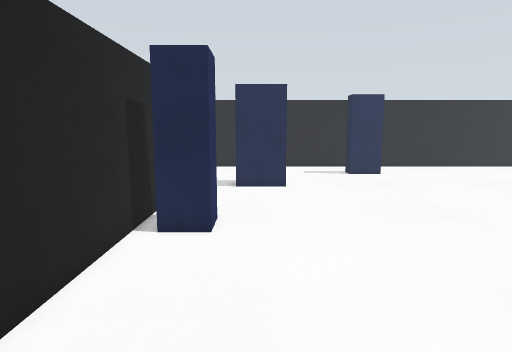
view 1 (above)

16 first-person views from a walk through a world built for the Gazebo simulator. The camera is 0.57 m above the floor, tilts 8° down and sees 75° across. The floor is counted in squares, 0.2 m on a side. Each view is taken from the middle of a square. On the plan, view 1 faces up. The plan holds only what a view shows up to about 20 squares ahead; the rest is blank. The place goes on beyond the plan.

view 2
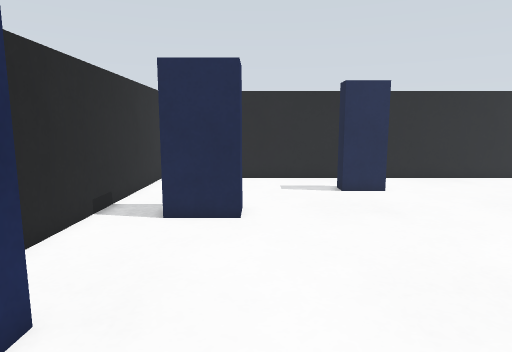

view 3
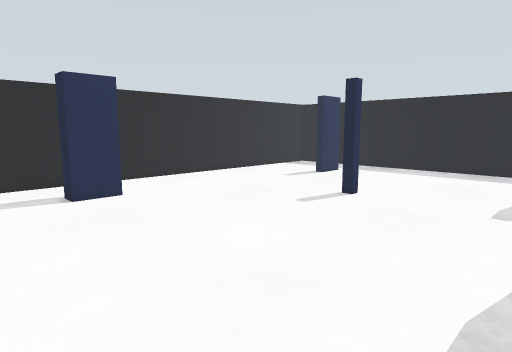

view 4
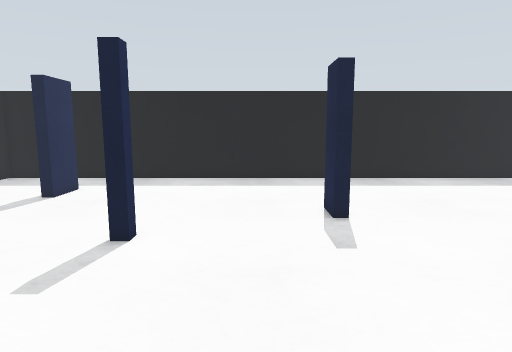

view 5
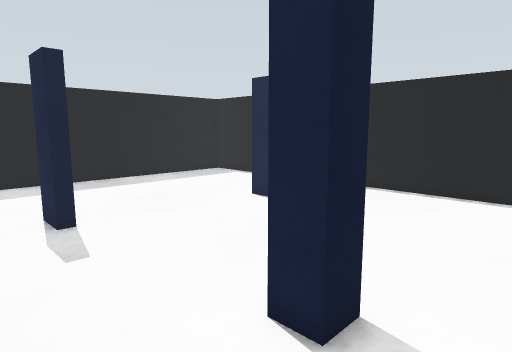

view 6
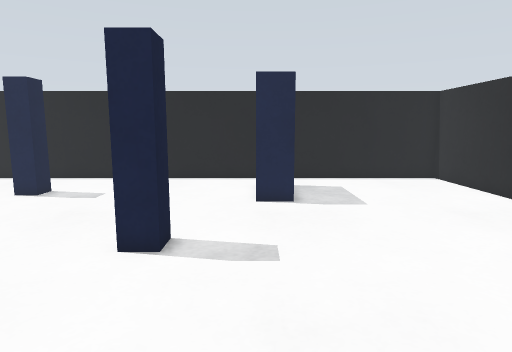

view 7
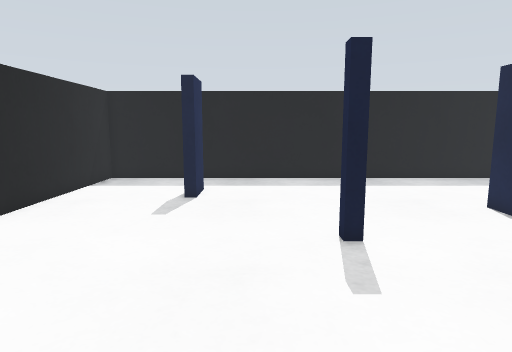

view 8
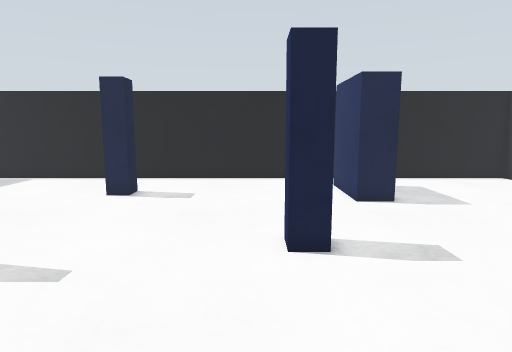

view 9
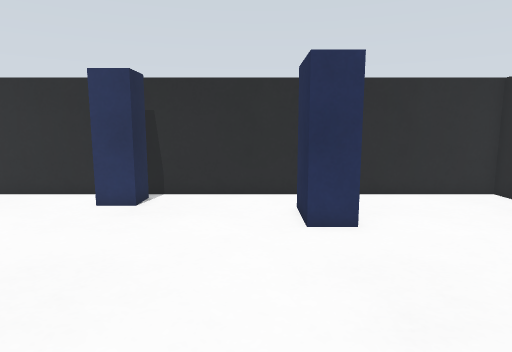

view 10
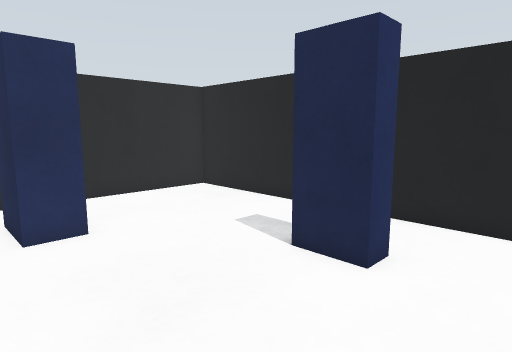

view 11
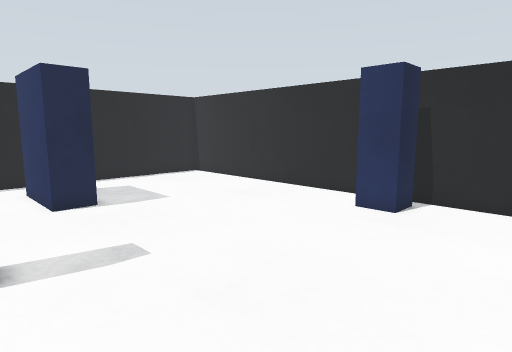

view 12
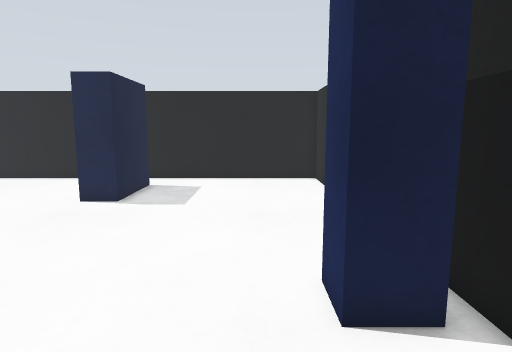

view 13
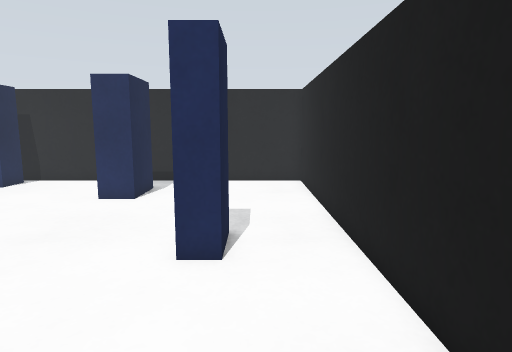

view 14
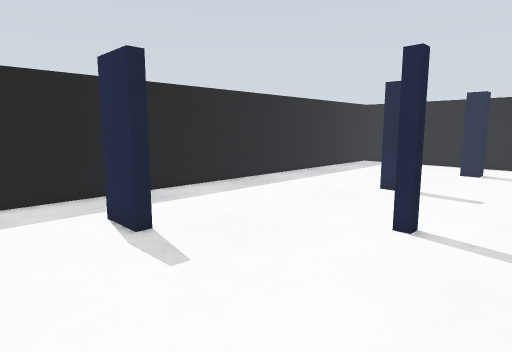

view 15
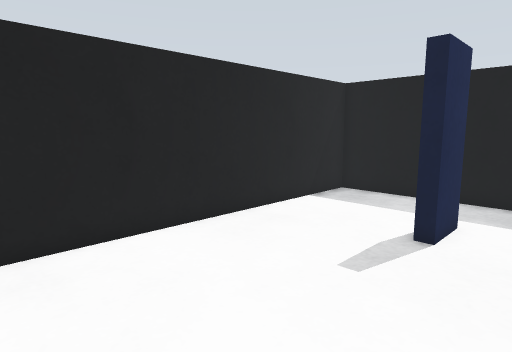

view 16
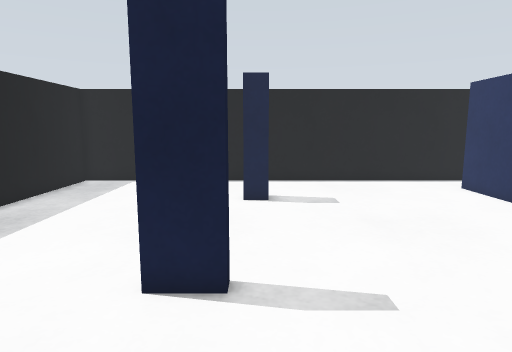

### Floor plan
Points are (right, up) in squares from view 1. A wall is a line through its corners. A room is listed if a view was taken in it or the views show most of it. See-through windows are left out.
Room 1 (views 1, 2, 3, 4, 5, 6, 7, 8, 9, 10, 11, 12, 13, 14, 15, 16)
walls: (9.2, 6.4) (9.2, 7.5) (10.2, 7.5) (10.2, 6.5); (15.9, 14.2) (15.2, 14.2) (15.2, 14.7) (15.8, 14.7); (17.5, 7.9) (17.5, 8.5) (19, 8.5); (16.5, -0.2) (16.5, 0.7) (17.5, 0.7); (8, 21.3) (6, 21.3) (6, 22.3) (8, 22.3) (8, 21.3); (5.5, -2) (5.5, 2) (7, 2) (7, -2); (22.9, 19.5) (20.7, 19.5) (20.7, 20) (22.8, 20); (-2.9, 10.5) (-1.3, 10.5) (-1.3, 9) (-2.8, 9); (-1, 18) (1.5, 18) (1.5, 16.5) (-1, 16.5); (26.5, -4.5) (26.5, 25.5) (-3.5, 25.5) (-3.5, -4.5) (26.5, -4.5)

Positions as (right, up) in squares from view 1, and headings:
1: (0, 0), facing up
2: (2, 6), facing up
3: (2, 7), facing up-right
4: (7, 11), facing right
5: (7, 11), facing down-right
6: (7, 15), facing down
7: (7, 17), facing right
8: (11, 15), facing down
9: (11, 15), facing left
10: (11, 15), facing up-left
11: (10, 15), facing down-left
12: (0, 15), facing down
13: (15, 23), facing left
14: (12, 24), facing down-right
15: (12, 17), facing up-right
16: (17, 14), facing down
